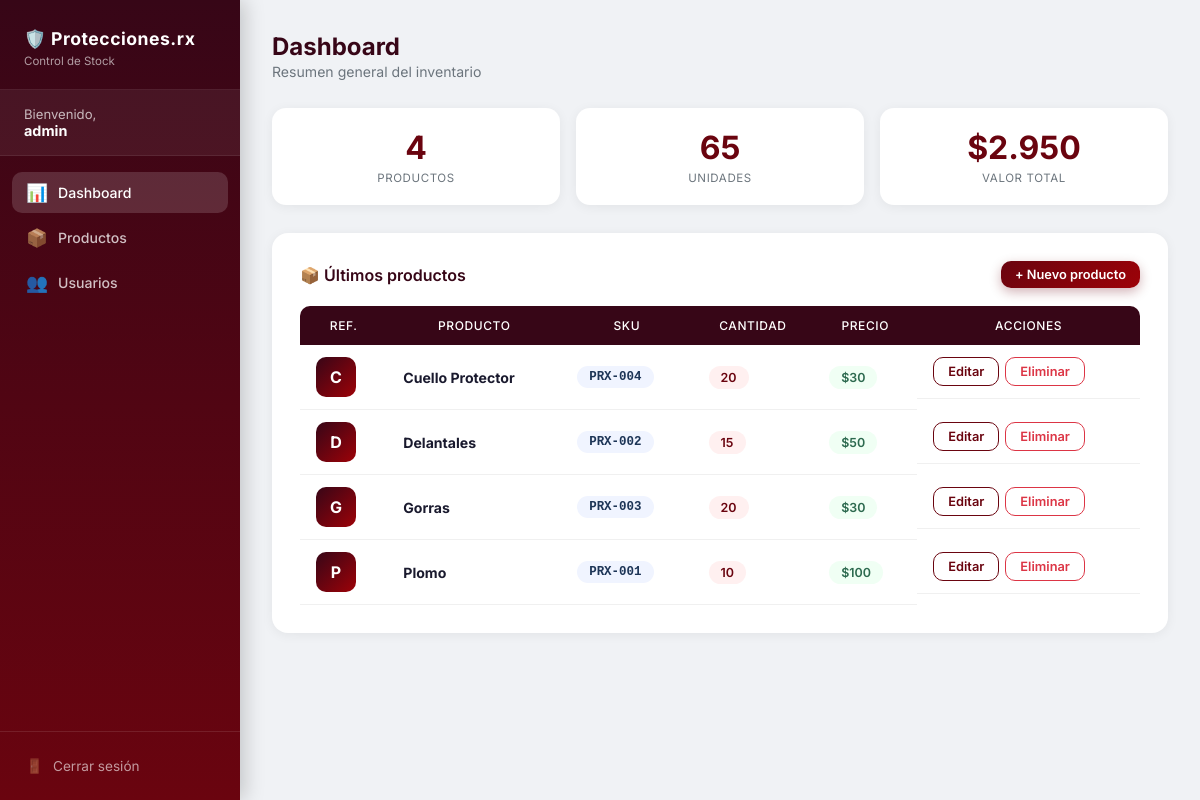
Page /index.php?action=dashboard (signed in) on the committed database.
### tables this page shows
CREATE TABLE IF NOT EXISTS productos (
    id          INT AUTO_INCREMENT PRIMARY KEY,
    nombre      VARCHAR(100)   NOT NULL,
    sku         VARCHAR(50)    NOT NULL UNIQUE,
    cantidad    INT            NOT NULL DEFAULT 0,
    precio      DECIMAL(10,2)  NOT NULL DEFAULT 0.00,
    descripcion TEXT,
    created_at  DATETIME DEFAULT CURRENT_TIMESTAMP,
    updated_at  DATETIME DEFAULT CURRENT_TIMESTAMP ON UPDATE CURRENT_TIMESTAMP
);

### controllers/LoginController.php (called while the page is built, shortened)
<?php
require_once __DIR__ . "/../models/Producto.php";
class LoginController {
    public function dashboard(): void {
        $db        = (new Database())->getConnection();
        $modelo    = new Producto($db);
        $stats     = $modelo->stats();
        $productos = $modelo->getAll();
        include __DIR__ . "/../views/dashboard.php";
    }
}

### models/Producto.php (called while the page is built, shortened)
<?php
class Producto {
    private $conn;
    private $table = "productos";
    public function __construct($db) {
        $this->conn = $db;
    }
    public function getAll(): array {
        $stmt = $this->conn->query("SELECT * FROM {$this->table} ORDER BY nombre ASC");
        return $stmt->fetchAll(PDO::FETCH_ASSOC);
    }
    public function stats(): array {
        $stmt = $this->conn->query(
            "SELECT COUNT(*) as total,
                    SUM(cantidad) as unidades,
                    SUM(cantidad * precio) as valor
             FROM {$this->table}"
        );
        return $stmt->fetch(PDO::FETCH_ASSOC);
    }
}

### views/dashboard.php (the view, shortened to what this page needs)
<!DOCTYPE html>
<html lang="es">
<head>
  <link rel="stylesheet" href="views/static/style.css"/>
</head>
<body>
<?php include __DIR__ . '/_sidebar.php'; ?>
<div class="main-content">
  <div class="topbar">
    <h1>Dashboard</h1>
    <p>Resumen general del inventario</p>
  </div>
  <div class="stats-grid">
    <div class="stat-card">
      <div class="stat-val"><?= intval($stats['total'] ?? 0) ?></div>
      <div class="stat-lbl">Productos</div>
    </div>
    <div class="stat-card">
      <div class="stat-val"><?= intval($stats['unidades'] ?? 0) ?></div>
      <div class="stat-lbl">Unidades</div>
    </div>
    <div class="stat-card">
      <div class="stat-val">$<?= number_format($stats['valor'] ?? 0, 0, ',', '.') ?></div>
      <div class="stat-lbl">Valor Total</div>
    </div>
  </div>
  <div class="card">
    <div style="display:flex;justify-content:space-between;align-items:center;margin-bottom:18px">
      <span class="card-title" style="margin:0">📦 Últimos productos</span>
      <a href="index.php?action=crearProducto" class="btn btn-primary btn-sm">+ Nuevo producto</a>
    </div>
    <div class="table-wrap">
      <table>
        <thead>
          <tr>
            <th>Ref.</th><th>Producto</th><th>SKU</th><th>Cantidad</th><th>Precio</th><th>Acciones</th>
          </tr>
        </thead>
        <tbody>
          <?php if (empty($productos)): ?>
            <tr><td colspan="6">
              <div class="empty-state">
                <span class="emoji">📭</span>
                No hay productos aún. <a href="index.php?action=crearProducto">Agrega el primero</a>
              </div>
            </td></tr>
          <?php else: ?>
            <?php foreach (array_slice($productos, 0, 5) as $p): ?>
            <tr>
              <td><div class="avatar"><?= strtoupper($p['nombre'][0]) ?></div></td>
              <td><strong><?= htmlspecialchars($p['nombre']) ?></strong></td>
              <td><span class="badge badge-sku"><?= htmlspecialchars($p['sku']) ?></span></td>
              <td><span class="badge badge-qty"><?= $p['cantidad'] ?></span></td>
              <td><span class="badge badge-price">$<?= number_format($p['precio'], 0, ',', '.') ?></span></td>
              <td style="display:flex;gap:6px">
                <a href="index.php?action=editarProducto&id=<?= $p['id'] ?>" class="btn btn-edit">Editar</a>
                <a href="index.php?action=eliminarProducto&id=<?= $p['id'] ?>"
                   class="btn btn-danger-outline"
                   onclick="return confirm('¿Eliminar <?= htmlspecialchars($p['nombre']) ?>?')">Eliminar</a>
              </td>
            </tr>
            <?php endforeach; ?>
          <?php endif; ?>
        </tbody>
      </table>
    </div>
  </div>
</div>
</body>
</html>

### index.php (shortened to what this page needs)
<?php
require_once __DIR__ . "/controllers/LoginController.php";
$action = $_GET["action"] ?? "home";
$login    = new LoginController();
switch ($action) {
    case "dashboard":          $login->dashboard();    break;
}

### views/_sidebar.php (shortened to what this page needs)
<?php $currentAction = $_GET['action'] ?? ''; ?>
<aside class="sidebar">
  <div class="sidebar-brand">
    <h4>🛡️ Protecciones.rx</h4>
    <small>Control de Stock</small>
  </div>
  <div class="sidebar-user">
    <span>Bienvenido,</span>
    <strong><?= htmlspecialchars($_SESSION['user'] ?? '') ?></strong>
  </div>
  <nav class="sidebar-nav">
    <a href="index.php?action=dashboard" class="nav-link-item <?= $currentAction === 'dashboard' ? 'active' : '' ?>">
      <span class="icon">📊</span> Dashboard
    </a>
    <a href="index.php?action=productos" class="nav-link-item <?= in_array($currentAction, ['productos','crearProducto','editarProducto']) ? 'active' : '' ?>">
      <span class="icon">📦</span> Productos
    </a>
    <a href="index.php?action=usuarios" class="nav-link-item <?= in_array($currentAction, ['usuarios','crearUsuario','editarUsuario']) ? 'active' : '' ?>">
      <span class="icon">👥</span> Usuarios
    </a>
  </nav>
  <div class="sidebar-footer">
    <a href="index.php?action=logout"><span>🚪</span> Cerrar sesión</a>
  </div>
</aside>

### views/static/style.css (style rules this page uses)
:root { --vino: #6a040f; --vino-oscuro: #370617; --vino-claro: #9d0208; --fondo: #f0f2f5; --blanco: #ffffff; --texto: #1a1a2e; --muted: #6c757d; --borde: #e0e0e0; }
* { box-sizing: border-box; margin: 0; padding: 0; }
body { font-family: 'Inter', sans-serif; background: var(--fondo); color: var(--texto); min-height: 100vh; }
.sidebar { position: fixed; top: 0; left: 0; width: 240px; height: 100vh; background: linear-gradient(180deg, var(--vino-oscuro) 0%, var(--vino) 100%); color: white; display: flex; flex-direction: column; z-index: 100; box-shadow: 4px 0 20px rgba(0,0,0,.2); }
.sidebar-brand { padding: 28px 24px 20px; border-bottom: 1px solid rgba(255,255,255,.1); }
.sidebar-brand h4 { font-size: 1.1rem; font-weight: 700; letter-spacing: .5px; }
.sidebar-brand small { font-size: .72rem; opacity: .6; }
.sidebar-user { padding: 16px 24px; background: rgba(255,255,255,.06); font-size: .82rem; border-bottom: 1px solid rgba(255,255,255,.08); }
.sidebar-user span { opacity: .7; }
.sidebar-user strong { display: block; font-size: .9rem; }
nav.sidebar-nav { flex: 1; padding: 16px 12px; }
.nav-link-item { display: flex; align-items: center; gap: 10px; padding: 10px 14px; border-radius: 10px; color: rgba(255,255,255,.75); text-decoration: none; font-size: .88rem; font-weight: 500; transition: .2s; margin-bottom: 4px; }
.nav-link-item:hover, .nav-link-item.active { background: rgba(255,255,255,.15); color: white; }
.nav-link-item .icon { font-size: 1.1rem; width: 22px; text-align: center; }
.sidebar-footer { padding: 16px 12px; border-top: 1px solid rgba(255,255,255,.1); }
.sidebar-footer a { display: flex; align-items: center; gap: 10px; padding: 10px 14px; border-radius: 10px; color: rgba(255,255,255,.6); text-decoration: none; font-size: .85rem; transition: .2s; }
.main-content { margin-left: 240px; padding: 32px; min-height: 100vh; }
.topbar { margin-bottom: 28px; }
.topbar h1 { font-size: 1.5rem; font-weight: 700; color: var(--vino-oscuro); }
.topbar p { color: var(--muted); font-size: .88rem; margin-top: 2px; }
.stats-grid { display: grid; grid-template-columns: repeat(auto-fit, minmax(160px, 1fr)); gap: 16px; margin-bottom: 28px; }
.stat-card { background: var(--blanco); border-radius: 14px; padding: 20px; box-shadow: 0 2px 12px rgba(0,0,0,.06); text-align: center; }
.stat-card .stat-val { font-size: 2rem; font-weight: 700; color: var(--vino); }
.stat-card .stat-lbl { font-size: .72rem; text-transform: uppercase; letter-spacing: .6px; color: var(--muted); margin-top: 4px; }
.card { background: var(--blanco); border-radius: 16px; padding: 28px; box-shadow: 0 2px 12px rgba(0,0,0,.06); margin-bottom: 24px; }
.card-title { font-size: 1rem; font-weight: 600; color: var(--vino-oscuro); margin-bottom: 18px; }
.btn { display: inline-flex; align-items: center; gap: 6px; padding: 10px 20px; border-radius: 10px; font-size: .88rem; font-weight: 600; cursor: pointer; border: none; transition: all .22s; text-decoration: none; }
.btn-primary { background: linear-gradient(135deg, var(--vino), var(--vino-claro)); color: white; box-shadow: 0 4px 12px rgba(106,4,15,.3); }
.btn-danger-outline { background: transparent; border: 1.5px solid #dc3545; color: #dc3545; padding: 6px 14px; font-size: .8rem; }
.btn-edit { background: transparent; border: 1.5px solid var(--vino); color: var(--vino); padding: 6px 14px; font-size: .8rem; }
.btn-sm { padding: 6px 14px; font-size: .8rem; }
.table-wrap { overflow-x: auto; }
table { width: 100%; border-collapse: separate; border-spacing: 0; }
thead th { background: var(--vino-oscuro); color: white; font-size: .75rem; text-transform: uppercase; letter-spacing: .6px; padding: 12px 16px; font-weight: 500; }
thead th:first-child { border-radius: 10px 0 0 0; }
thead th:last-child { border-radius: 0 10px 0 0; }
tbody tr { transition: background .15s; }
tbody td { padding: 12px 16px; border-bottom: 1px solid #f0f0f0; font-size: .88rem; vertical-align: middle; }
.badge { display: inline-block; padding: 4px 12px; border-radius: 20px; font-size: .78rem; font-weight: 600; }
.badge-qty { background: #fff0f0; color: var(--vino); }
.badge-price { background: #f0fff4; color: #2d6a4f; }
.badge-sku { background: #f0f4ff; color: #1d3557; font-family: monospace; }
.avatar { width: 40px; height: 40px; border-radius: 10px; background: linear-gradient(135deg, var(--vino-oscuro), var(--vino-claro)); color: white; display: flex; align-items: center; justify-content: center; font-weight: 700; font-size: 1rem; }

### rows in the picture
productos: nombre "C", nombre "Cuello Protector", sku "PRX-004", cantidad "20", precio "30"
productos: nombre "D", nombre "Delantales", sku "PRX-002", cantidad "15", precio "50"
productos: nombre "G", nombre "Gorras", sku "PRX-003", cantidad "20", precio "30"
productos: nombre "P", nombre "Plomo", sku "PRX-001", cantidad "10", precio "100"

### other values in the picture
$_SESSION['user'] "admin"
$stats['total'] "4"
$stats['unidades'] "65"
$stats['valor'] "2.950"
